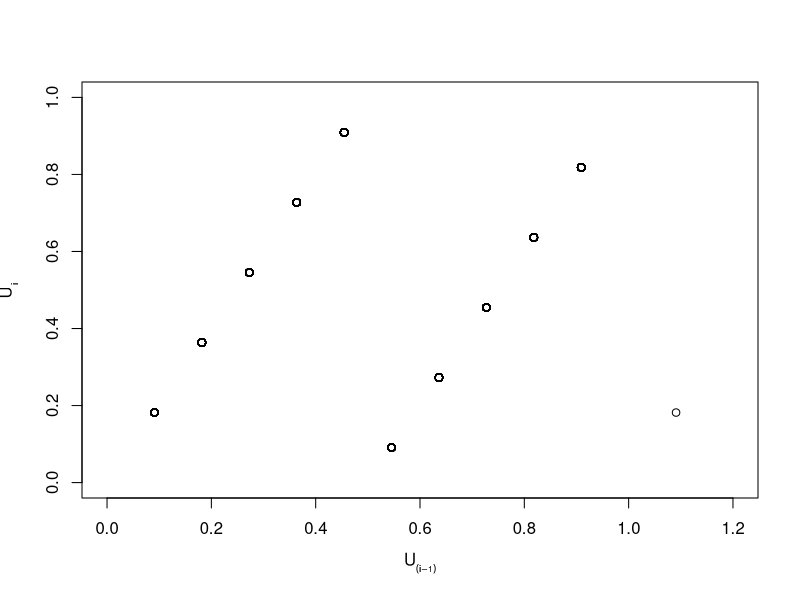

This chart was generated by the following R code:
# clear variables and close windows
rm(list = ls(all = TRUE))
graphics.off()

# parameter settings
n    = 1000
a    = 2
b    = 0
M    = 11
seed = 12

# main computation
y    = NULL
y[1] = seed
i    = 2
while (i <= n) {
    y[i] = (a * y[i - 1] + b)%%M  # modulus
    i = i + 1
}
y = y/M

# output
plot(y[1:(n - 2)], y[2:(n - 1)], col = "black", xlab = c(expression(U * bold(scriptstyle(atop(phantom(1), 
    (i - 1)))))), ylab = c(expression(U * bold(scriptstyle(atop(phantom(1), 
    i))))), xlim = c(0, 1.2), ylim = c(0, 1))